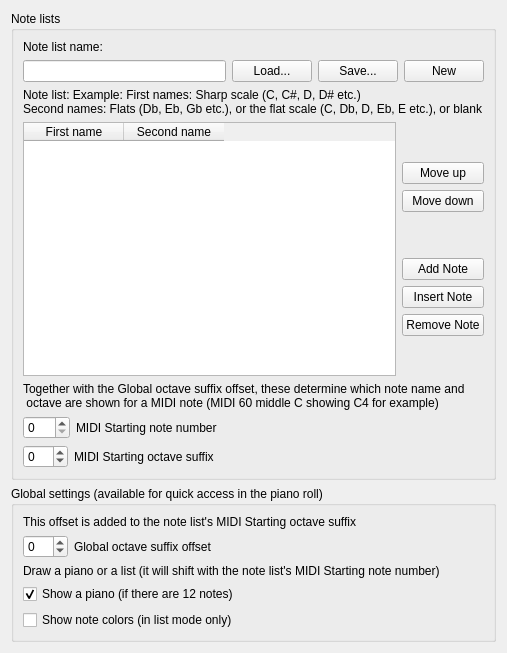
     <widget class="QWidget" name="noteNameTab">
      <attribute name="title">
       <string>Note Names</string>
      </attribute>
      <layout class="QVBoxLayout" name="verticalLayout_30">
       <item>
        <widget class="QGroupBox" name="groupBox_11">
         <property name="title">
          <string>Note lists</string>
         </property>
         <layout class="QVBoxLayout" name="verticalLayout_29">
          <item>
           <widget class="QLabel" name="label_2">
            <property name="text">
             <string>Note list name:</string>
            </property>
           </widget>
          </item>
          <item>
           <layout class="QHBoxLayout" name="horizontalLayout_9">
            <item>
             <widget class="QLineEdit" name="noteNameListName"/>
            </item>
            <item>
             <widget class="QPushButton" name="noteNamesLoad">
              <property name="text">
               <string>Load...</string>
              </property>
             </widget>
            </item>
            <item>
             <widget class="QPushButton" name="noteNamesSave">
              <property name="text">
               <string>Save...</string>
              </property>
             </widget>
            </item>
            <item>
             <widget class="QPushButton" name="noteNamesNew">
              <property name="text">
               <string>New</string>
              </property>
             </widget>
            </item>
           </layout>
          </item>
          <item>
           <widget class="QLabel" name="label_4">
            <property name="text">
             <string>Note list: Example: First names: Sharp scale (C, C#, D, D# etc.)
Second names: Flats (Db, Eb, Gb etc.), or the flat scale (C, Db, D, Eb, E etc.), or blank</string>
            </property>
           </widget>
          </item>
          <item>
           <layout class="QHBoxLayout" name="horizontalLayout_11">
            <item>
             <widget class="QTableWidget" name="noteNameTable">
              <property name="selectionMode">
               <enum>QAbstractItemView::SingleSelection</enum>
              </property>
              <property name="selectionBehavior">
               <enum>QAbstractItemView::SelectRows</enum>
              </property>
              <column>
               <property name="text">
                <string>First name</string>
               </property>
              </column>
              <column>
               <property name="text">
                <string>Second name</string>
               </property>
              </column>
             </widget>
            </item>
            <item>
             <layout class="QVBoxLayout" name="verticalLayout_27">
              <item>
               <spacer name="verticalSpacer_2">
                <property name="orientation">
                 <enum>Qt::Vertical</enum>
                </property>
                <property name="sizeHint" stdset="0">
                 <size>
                  <width>20</width>
                  <height>40</height>
                 </size>
                </property>
               </spacer>
              </item>
              <item>
               <widget class="QPushButton" name="noteNameMoveUp">
                <property name="text">
                 <string>Move up</string>
                </property>
               </widget>
              </item>
              <item>
               <widget class="QPushButton" name="noteNameMoveDown">
                <property name="text">
                 <string>Move down</string>
                </property>
               </widget>
              </item>
              <item>
               <spacer name="verticalSpacer_16">
                <property name="orientation">
                 <enum>Qt::Vertical</enum>
                </property>
                <property name="sizeHint" stdset="0">
                 <size>
                  <width>20</width>
                  <height>40</height>
                 </size>
                </property>
               </spacer>
              </item>
              <item>
               <widget class="QPushButton" name="noteNameAdd">
                <property name="text">
                 <string>Add Note</string>
                </property>
               </widget>
              </item>
              <item>
               <widget class="QPushButton" name="noteNameInsert">
                <property name="text">
                 <string>Insert Note</string>
                </property>
               </widget>
              </item>
              <item>
               <widget class="QPushButton" name="noteNameDel">
                <property name="text">
                 <string>Remove Note</string>
                </property>
               </widget>
              </item>
              <item>
               <spacer name="verticalSpacer_15">
                <property name="orientation">
                 <enum>Qt::Vertical</enum>
                </property>
                <property name="sizeHint" stdset="0">
                 <size>
                  <width>20</width>
                  <height>40</height>
                 </size>
                </property>
               </spacer>
              </item>
             </layout>
            </item>
           </layout>
          </item>
          <item>
           <widget class="QLabel" name="label_16">
            <property name="text">
             <string>Together with the Global octave suffix offset, these determine which note name and
 octave are shown for a MIDI note (MIDI 60 middle C showing C4 for example)</string>
            </property>
           </widget>
          </item>
          <item>
           <layout class="QHBoxLayout" name="horizontalLayout_13">
            <item>
             <widget class="QSpinBox" name="noteNamesMidiStartingNote">
              <property name="maximum">
               <number>127</number>
              </property>
             </widget>
            </item>
            <item>
             <widget class="QLabel" name="label_5">
              <property name="text">
               <string>MIDI Starting note number</string>
              </property>
             </widget>
            </item>
            <item>
             <spacer name="horizontalSpacer_3">
              <property name="orientation">
               <enum>Qt::Horizontal</enum>
              </property>
              <property name="sizeHint" stdset="0">
               <size>
                <width>40</width>
                <height>20</height>
               </size>
              </property>
             </spacer>
            </item>
           </layout>
          </item>
          <item>
           <layout class="QHBoxLayout" name="horizontalLayout_14">
            <item>
             <widget class="QSpinBox" name="noteNamesMidiStartingOctave">
              <property name="minimum">
               <number>-10</number>
              </property>
              <property name="maximum">
               <number>10</number>
              </property>
             </widget>
            </item>
            <item>
             <widget class="QLabel" name="label_6">
              <property name="text">
               <string>MIDI Starting octave suffix</string>
              </property>
             </widget>
            </item>
            <item>
             <spacer name="horizontalSpacer_5">
              <property name="orientation">
               <enum>Qt::Horizontal</enum>
              </property>
              <property name="sizeHint" stdset="0">
               <size>
                <width>40</width>
                <height>20</height>
               </size>
              </property>
             </spacer>
            </item>
           </layout>
          </item>
         </layout>
        </widget>
       </item>
       <item>
        <widget class="QGroupBox" name="groupBox_12">
         <property name="title">
          <string>Global settings (available for quick access in the piano roll)</string>
         </property>
         <layout class="QVBoxLayout" name="verticalLayout_28">
          <item>
           <widget class="QLabel" name="label_15">
            <property name="text">
             <string>This offset is added to the note list's MIDI Starting octave suffix</string>
            </property>
           </widget>
          </item>
          <item>
           <layout class="QHBoxLayout" name="horizontalLayout_16">
            <item>
             <widget class="QSpinBox" name="noteNamesOctaveOffset">
              <property name="minimum">
               <number>-10</number>
              </property>
              <property name="maximum">
               <number>10</number>
              </property>
             </widget>
            </item>
            <item>
             <widget class="QLabel" name="label_9">
              <property name="text">
               <string>Global octave suffix offset</string>
              </property>
             </widget>
            </item>
            <item>
             <spacer name="horizontalSpacer_7">
              <property name="orientation">
               <enum>Qt::Horizontal</enum>
              </property>
              <property name="sizeHint" stdset="0">
               <size>
                <width>40</width>
                <height>20</height>
               </size>
              </property>
             </spacer>
            </item>
           </layout>
          </item>
          <item>
           <widget class="QLabel" name="label_17">
            <property name="text">
             <string>Draw a piano or a list (it will shift with the note list's MIDI Starting note number)</string>
            </property>
           </widget>
          </item>
          <item>
           <layout class="QHBoxLayout" name="horizontalLayout_15">
            <item>
             <widget class="QCheckBox" name="noteNamesShowPiano">
              <property name="text">
               <string>Show a piano (if there are 12 notes)</string>
              </property>
              <property name="checked">
               <bool>true</bool>
              </property>
             </widget>
            </item>
            <item>
             <spacer name="horizontalSpacer_6">
              <property name="orientation">
               <enum>Qt::Horizontal</enum>
              </property>
              <property name="sizeHint" stdset="0">
               <size>
                <width>40</width>
                <height>20</height>
               </size>
              </property>
             </spacer>
            </item>
           </layout>
          </item>
          <item>
           <layout class="QHBoxLayout" name="horizontalLayout_12">
            <item>
             <widget class="QCheckBox" name="noteNamesShowNoteColors">
              <property name="text">
               <string>Show note colors (in list mode only)</string>
              </property>
             </widget>
            </item>
            <item>
             <spacer name="horizontalSpacer_2">
              <property name="orientation">
               <enum>Qt::Horizontal</enum>
              </property>
              <property name="sizeHint" stdset="0">
               <size>
                <width>40</width>
                <height>20</height>
               </size>
              </property>
             </spacer>
            </item>
           </layout>
          </item>
         </layout>
        </widget>
       </item>
      </layout>
     </widget>
